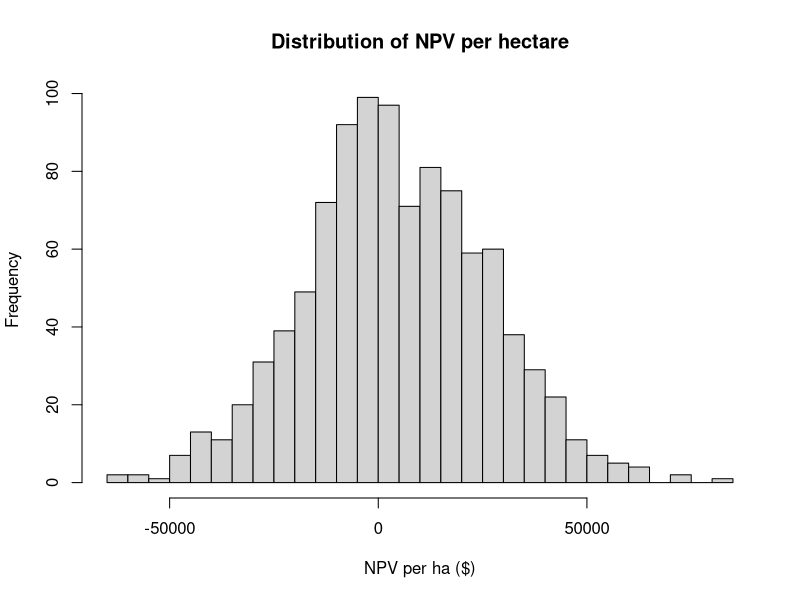

The R script that drew this image:
# ============================================================
# Monte Carlo NPV with STOCHASTIC two-leg freight
# TON BASIS:
# - Yields are tons
# - Prices & costs are $/ton
# - Freight is generated as $/m3, then converted to $/ton using bale-based m3/ton
#   Leg 1 uses FLUFFY m3/ton
#   Leg 2 uses COMPRESSED m3/ton
# ============================================================

suppressPackageStartupMessages({
  library(dplyr)
  library(tidyr)
  library(tibble)
})

# --------------------------
# 0) Helper
# --------------------------
km_to_cost_per_m3 <- function(km, rate_per_km, capacity_m3_per_TL) {
  (rate_per_km * km) / capacity_m3_per_TL
}

expand_to_all_iters <- function(mean_path_tbl, value_cols, iter_ids) {
  stopifnot("year" %in% names(mean_path_tbl))
  stopifnot(all(value_cols %in% names(mean_path_tbl)))
  
  grid <- tidyr::crossing(
    iteration = iter_ids,
    year      = sort(unique(mean_path_tbl$year))
  )
  
  out <- dplyr::left_join(grid, mean_path_tbl, by = "year") |>
    dplyr::arrange(iteration, year)
  
  dplyr::select(out, iteration, year, dplyr::all_of(value_cols))
}

# --------------------------
# 1) Load inputs (T years x N iterations)
# --------------------------
costs_data  <- read.csv("data/simulated_costs.csv")
prices_data <- read.csv("data/simulated_peat_prices_lognormal_t.csv")
yield_t     <- read.csv("data/simulated_peat_volume_t.csv")  # yield is TON/ha now

# Ensure types
costs_data  <- costs_data  |> mutate(iteration = as.integer(iteration), year = as.integer(year))
prices_data <- prices_data |> mutate(iteration = as.integer(iteration), year = as.integer(year))
yield_t     <- yield_t     |> mutate(iteration = as.integer(iteration), year = as.integer(year))

# Standardize names (adjust here if your column names differ)
# Expect: price_t ($/ton), costs_t ($/ton), tons_ha (ton/ha)
costs_data  <- costs_data  |> rename(costs_t = costs)   # <- change to your actual cost column if needed
yield_t     <- yield_t     |> rename(tons_ha = yield_t)

# Build a balanced base panel (intersection of all series)
base_panel <- prices_data |> select(iteration, year, price_t) |>
  inner_join(costs_data  |> select(iteration, year, costs_t), by = c("iteration","year")) |>
  inner_join(yield_t     |> select(iteration, year, tons_ha), by = c("iteration","year")) |>
  arrange(iteration, year)

iter_ids   <- sort(unique(base_panel$iteration))
years_vec  <- sort(unique(base_panel$year))
N_iter     <- length(iter_ids)
final_year <- max(years_vec)

# --------------------------
# 2) Key parameters
# --------------------------
area_ha       <- 100
discount_rate <- 0.07
depr_rate     <- 0.08

# --- Bale-based volume conversion ---
# 6 ft3/bale, compression_factor=2 (loose = compressed * 2), 26 bales = 1 ton
bale_ft3            <- 6
compression_factor  <- 2
ft3_to_m3           <- 0.028317
bales_per_ton       <- 26

m3_per_bale_loose <- bale_ft3 * compression_factor * ft3_to_m3            # loose m3 per bale
m3_per_ton_fluffy <- m3_per_bale_loose * bales_per_ton                    # loose (fluffy) m3 per ton
m3_per_ton_comp   <- m3_per_ton_fluffy / compression_factor               # compressed m3 per ton

# Royalty (originally per m3 fluffy) -> convert to $/ton using fluffy m3/ton
royalty_per_cy <- 0.11
m3_to_cy       <- 1.30795
royalty_per_m3 <- royalty_per_cy * m3_to_cy  # $/m3 (fluffy)
royalty_per_t  <- royalty_per_m3 * m3_per_ton_fluffy

# Restoration (paid in final year, per ha)
restoration_cost_per_ha <- 3485

# Salvage factor (declining-balance over project length)
salvage_factor <- (1 - depr_rate)^final_year

# --------------------------
# 3) Year-0 fixed costs (draw per iteration)
# --------------------------
set.seed(123)
initial_costs  <- runif(N_iter, min = 2051500, max = 2653000)
env_app_costs  <- runif(N_iter, min = 300000,  max = 1000000)

initial_df <- tibble(
  iteration              = iter_ids,
  initial_cost_equipment = initial_costs,
  env_app_cost           = env_app_costs
) |>
  mutate(
    total_initial_cost = initial_cost_equipment + env_app_cost,
    salvage_equipment  = initial_cost_equipment * salvage_factor
  )

# --------------------------
# 4) Freight assumptions (per TL)
# --------------------------
# Leg 1: Bog -> Plant (bulk TLs) [FLUFFY volume basis]
leg1_rate_per_km <- 2.00
leg1_cap_m3_TL   <- 125
leg1_dist_km     <- c(379, 429, 505, 278, 207)

# Leg 2: Plant -> Customer (palletized TLs) [COMPRESSED volume basis]
leg2_rate_per_km <- 0.66
leg2_cap_m3_TL   <- 71
bc_dist_km       <- 1023
ca_dist_km_vec   <- c(1964, 2148, 2284)
share_CA         <- 0.50

# --------------------------
# 5) Build STOCHASTIC freight per (iteration, year)
# --------------------------
set.seed(456)
iy_grid <- tidyr::crossing(iteration = iter_ids, year = years_vec)

freight_draws <- iy_grid |>
  mutate(
    leg1_km = sample(leg1_dist_km, size = n(), replace = TRUE),
    is_CA   = runif(n()) < share_CA,
    leg2_km = ifelse(is_CA, sample(ca_dist_km_vec, size = n(), replace = TRUE), bc_dist_km),
    
    # draw freight as $/m3 (as before)
    freight1_m3_fluffy     = km_to_cost_per_m3(leg1_km, leg1_rate_per_km, leg1_cap_m3_TL),
    freight2_m3_compressed = km_to_cost_per_m3(leg2_km, leg2_rate_per_km, leg2_cap_m3_TL),
    
    # convert to $/ton using bale-based m3/ton
    freight1_t_fluffy      = freight1_m3_fluffy     * m3_per_ton_fluffy,
    freight2_t_compressed  = freight2_m3_compressed * m3_per_ton_comp
  ) |>
  select(iteration, year, is_CA, freight1_t_fluffy, freight2_t_compressed)

summary(freight_draws)
num_cols_fd <- sapply(freight_draws, is.numeric)
sapply(freight_draws[, num_cols_fd, drop = FALSE], sd, na.rm = TRUE)

# --------------------------
# 6) Baseline cash flows (TON BASIS)
# --------------------------
all_data <- base_panel |>
  inner_join(freight_draws, by = c("iteration","year")) |>
  left_join(initial_df,    by = "iteration") |>
  mutate(
    # area totals (tons)
    total_tons = tons_ha * area_ha,
    
    # optional volumes for reporting only
    total_fluffy_m3     = total_tons * m3_per_ton_fluffy,
    total_compressed_m3 = total_tons * m3_per_ton_comp,
    
    # revenue & costs ($/ton basis)
    revenue             = price_t * total_tons,
    variable_cost_total = costs_t * total_tons,
    
    # royalty ($/ton basis converted from $/m3 fluffy)
    royalty_total       = royalty_per_t * total_tons,
    
    # restoration at final year
    restoration_total   = if_else(year == final_year, restoration_cost_per_ha * area_ha, 0),
    
    # separated freight totals ($/ton basis)
    freight1_total      = freight1_t_fluffy     * total_tons,
    freight2_total      = freight2_t_compressed * total_tons,
    freight_total       = freight1_total + freight2_total,
    
    net_cash            = revenue - variable_cost_total - royalty_total - restoration_total - freight_total,
    
    discount_factor     = (1 + discount_rate)^year,
    discounted_net_cash = net_cash / discount_factor
  )

summary(all_data)
num_cols_ad <- sapply(all_data, is.numeric)
sapply(all_data[, num_cols_ad, drop = FALSE], sd, na.rm = TRUE)

pv_flows <- all_data |>
  group_by(iteration) |>
  summarise(PV_net_cash = sum(discounted_net_cash), .groups = "drop")

NPV_results <- initial_df |>
  inner_join(pv_flows, by = "iteration") |>
  mutate(
    PV_salvage        = salvage_equipment / ((1 + discount_rate)^final_year),
    NPV_total_project = PV_net_cash + PV_salvage - total_initial_cost,
    NPV_per_ha        = NPV_total_project / area_ha
  )

cat("\n--- Baseline ---\n")
print(summary(NPV_results$NPV_per_ha))
cat("Mean:", mean(NPV_results$NPV_per_ha, na.rm = TRUE), "\n")
cat("SD:",   sd(NPV_results$NPV_per_ha,   na.rm = TRUE), "\n")
cat("P(NPV>0):", mean(NPV_results$NPV_per_ha > 0, na.rm = TRUE), "\n")

hist(
  NPV_results$NPV_per_ha, breaks = 30,
  main = "Distribution of NPV per hectare",
  xlab = "NPV per ha ($)"
)
